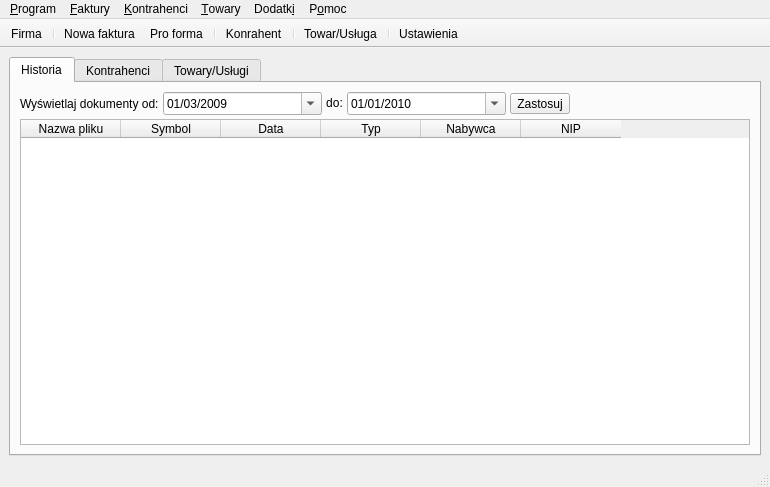
<?xml version="1.0" encoding="UTF-8"?>
<ui version="4.0">
 <author>moux</author>
 <class>MainWindow</class>
 <widget class="QMainWindow" name="MainWindow">
  <property name="geometry">
   <rect>
    <x>0</x>
    <y>0</y>
    <width>770</width>
    <height>487</height>
   </rect>
  </property>
  <property name="windowTitle">
   <string>QFaktury</string>
  </property>
  <property name="windowIcon">
   <iconset>
    <normaloff>.</normaloff>.</iconset>
  </property>
  <widget class="QWidget" name="widget">
   <layout class="QGridLayout" name="gridLayout_2">
    <item row="0" column="0">
     <widget class="QTabWidget" name="tabWidget2">
      <property name="tabPosition">
       <enum>QTabWidget::North</enum>
      </property>
      <property name="tabShape">
       <enum>QTabWidget::Rounded</enum>
      </property>
      <property name="currentIndex">
       <number>0</number>
      </property>
      <widget class="QWidget" name="tab1">
       <attribute name="title">
        <string>Historia</string>
       </attribute>
       <layout class="QGridLayout" name="gridLayout">
        <item row="0" column="0">
         <layout class="QHBoxLayout" name="horizontalLayout">
          <item>
           <widget class="QLabel" name="textLabel1">
            <property name="text">
             <string>Wyświetlaj dokumenty od:</string>
            </property>
            <property name="wordWrap">
             <bool>false</bool>
            </property>
           </widget>
          </item>
          <item>
           <widget class="QDateEdit" name="filtrStart">
            <property name="sizePolicy">
             <sizepolicy hsizetype="MinimumExpanding" vsizetype="Fixed">
              <horstretch>0</horstretch>
              <verstretch>0</verstretch>
             </sizepolicy>
            </property>
            <property name="focusPolicy">
             <enum>Qt::TabFocus</enum>
            </property>
            <property name="correctionMode">
             <enum>QAbstractSpinBox::CorrectToNearestValue</enum>
            </property>
            <property name="displayFormat">
             <string>dd/MM/yyyy</string>
            </property>
            <property name="calendarPopup">
             <bool>true</bool>
            </property>
            <property name="date">
             <date>
              <year>2009</year>
              <month>3</month>
              <day>1</day>
             </date>
            </property>
           </widget>
          </item>
          <item>
           <widget class="QLabel" name="textLabel2">
            <property name="sizePolicy">
             <sizepolicy hsizetype="Maximum" vsizetype="Maximum">
              <horstretch>40</horstretch>
              <verstretch>0</verstretch>
             </sizepolicy>
            </property>
            <property name="layoutDirection">
             <enum>Qt::LeftToRight</enum>
            </property>
            <property name="text">
             <string>do:</string>
            </property>
            <property name="alignment">
             <set>Qt::AlignCenter</set>
            </property>
            <property name="wordWrap">
             <bool>false</bool>
            </property>
           </widget>
          </item>
          <item>
           <widget class="QDateEdit" name="filtrEnd">
            <property name="sizePolicy">
             <sizepolicy hsizetype="MinimumExpanding" vsizetype="Fixed">
              <horstretch>0</horstretch>
              <verstretch>0</verstretch>
             </sizepolicy>
            </property>
            <property name="focusPolicy">
             <enum>Qt::TabFocus</enum>
            </property>
            <property name="wrapping">
             <bool>true</bool>
            </property>
            <property name="frame">
             <bool>true</bool>
            </property>
            <property name="displayFormat">
             <string>MM/dd/yyyy</string>
            </property>
            <property name="calendarPopup">
             <bool>true</bool>
            </property>
            <property name="date">
             <date>
              <year>2010</year>
              <month>1</month>
              <day>1</day>
             </date>
            </property>
           </widget>
          </item>
          <item>
           <widget class="QToolButton" name="applyFiltrBtn">
            <property name="text">
             <string>Zastosuj</string>
            </property>
           </widget>
          </item>
          <item>
           <spacer name="horizontalSpacer">
            <property name="orientation">
             <enum>Qt::Horizontal</enum>
            </property>
            <property name="sizeType">
             <enum>QSizePolicy::MinimumExpanding</enum>
            </property>
            <property name="sizeHint" stdset="0">
             <size>
              <width>180</width>
              <height>0</height>
             </size>
            </property>
           </spacer>
          </item>
         </layout>
        </item>
        <item row="1" column="0">
         <widget class="QTableWidget" name="tableH">
          <property name="contextMenuPolicy">
           <enum>Qt::CustomContextMenu</enum>
          </property>
          <property name="editTriggers">
           <set>QAbstractItemView::NoEditTriggers</set>
          </property>
          <property name="selectionMode">
           <enum>QAbstractItemView::SingleSelection</enum>
          </property>
          <property name="selectionBehavior">
           <enum>QAbstractItemView::SelectItems</enum>
          </property>
          <property name="sortingEnabled">
           <bool>false</bool>
          </property>
          <property name="cornerButtonEnabled">
           <bool>true</bool>
          </property>
          <property name="numRows" stdset="0">
           <number>0</number>
          </property>
          <property name="numCols" stdset="0">
           <number>6</number>
          </property>
          <property name="readOnly" stdset="0">
           <bool>true</bool>
          </property>
          <property name="sorting" stdset="0">
           <bool>true</bool>
          </property>
          <column>
           <property name="text">
            <string>Nazwa pliku</string>
           </property>
          </column>
          <column>
           <property name="text">
            <string>Symbol</string>
           </property>
          </column>
          <column>
           <property name="text">
            <string>Data</string>
           </property>
          </column>
          <column>
           <property name="text">
            <string>Typ</string>
           </property>
          </column>
          <column>
           <property name="text">
            <string>Nabywca</string>
           </property>
          </column>
          <column>
           <property name="text">
            <string>NIP</string>
           </property>
          </column>
         </widget>
        </item>
       </layout>
      </widget>
      <widget class="QWidget" name="tab2">
       <attribute name="title">
        <string>Kontrahenci</string>
       </attribute>
       <layout class="QGridLayout">
        <item row="0" column="0">
         <widget class="QTableWidget" name="tableK">
          <property name="contextMenuPolicy">
           <enum>Qt::CustomContextMenu</enum>
          </property>
          <property name="editTriggers">
           <set>QAbstractItemView::NoEditTriggers</set>
          </property>
          <property name="selectionMode">
           <enum>QAbstractItemView::SingleSelection</enum>
          </property>
          <property name="selectionBehavior">
           <enum>QAbstractItemView::SelectItems</enum>
          </property>
          <property name="numRows" stdset="0">
           <number>0</number>
          </property>
          <property name="numCols" stdset="0">
           <number>5</number>
          </property>
          <property name="readOnly" stdset="0">
           <bool>true</bool>
          </property>
          <property name="sorting" stdset="0">
           <bool>true</bool>
          </property>
          <column>
           <property name="text">
            <string>Nazwa</string>
           </property>
          </column>
          <column>
           <property name="text">
            <string>Typ</string>
           </property>
          </column>
          <column>
           <property name="text">
            <string>Miasto</string>
           </property>
          </column>
          <column>
           <property name="text">
            <string>Adres</string>
           </property>
          </column>
          <column>
           <property name="text">
            <string>Telefon</string>
           </property>
          </column>
         </widget>
        </item>
       </layout>
      </widget>
      <widget class="QWidget" name="TabPage">
       <attribute name="title">
        <string>Towary/Usługi</string>
       </attribute>
       <layout class="QGridLayout">
        <item row="0" column="0">
         <widget class="QTableWidget" name="tableT">
          <property name="contextMenuPolicy">
           <enum>Qt::CustomContextMenu</enum>
          </property>
          <property name="editTriggers">
           <set>QAbstractItemView::NoEditTriggers</set>
          </property>
          <property name="selectionMode">
           <enum>QAbstractItemView::SingleSelection</enum>
          </property>
          <property name="selectionBehavior">
           <enum>QAbstractItemView::SelectItems</enum>
          </property>
          <property name="numRows" stdset="0">
           <number>0</number>
          </property>
          <property name="numCols" stdset="0">
           <number>12</number>
          </property>
          <property name="readOnly" stdset="0">
           <bool>true</bool>
          </property>
          <property name="sorting" stdset="0">
           <bool>true</bool>
          </property>
          <column>
           <property name="text">
            <string>Index</string>
           </property>
          </column>
          <column>
           <property name="text">
            <string>Nazwa</string>
           </property>
          </column>
          <column>
           <property name="text">
            <string>Skrót</string>
           </property>
          </column>
          <column>
           <property name="text">
            <string>Kod</string>
           </property>
          </column>
          <column>
           <property name="text">
            <string>PKWiU</string>
           </property>
          </column>
          <column>
           <property name="text">
            <string>Typ</string>
           </property>
          </column>
          <column>
           <property name="text">
            <string>Jedn.</string>
           </property>
          </column>
          <column>
           <property name="text">
            <string>Netto1</string>
           </property>
          </column>
          <column>
           <property name="text">
            <string>Netto2</string>
           </property>
          </column>
          <column>
           <property name="text">
            <string>Netto3</string>
           </property>
          </column>
          <column>
           <property name="text">
            <string>Netto4</string>
           </property>
          </column>
          <column>
           <property name="text">
            <string>Stawka VAT</string>
           </property>
          </column>
         </widget>
        </item>
       </layout>
      </widget>
     </widget>
    </item>
   </layout>
  </widget>
  <widget class="QMenuBar" name="MenuBarEditor">
   <property name="geometry">
    <rect>
     <x>0</x>
     <y>0</y>
     <width>770</width>
     <height>19</height>
    </rect>
   </property>
   <widget class="QMenu" name="plikAct">
    <property name="title">
     <string>&amp;Program</string>
    </property>
    <addaction name="plikDane_firmyAction"/>
    <addaction name="plikUstawieniaAction"/>
    <addaction name="separator"/>
    <addaction name="plikExportEDIAction"/>
    <addaction name="plikExport_pdfAction"/>
    <addaction name="plikExport_XMLAction"/>
    <addaction name="plikImport_EDIAction"/>
    <addaction name="plikImport_XMLAction"/>
    <addaction name="plikKoniecAction"/>
   </widget>
   <widget class="QMenu" name="fakturyAct">
    <property name="title">
     <string>&amp;Faktury</string>
    </property>
    <addaction name="fakturyDodajAction"/>
    <addaction name="fakturyBruttoAction"/>
    <addaction name="fakturyRachunekAction"/>
    <addaction name="separator"/>
    <addaction name="fakturyPFormaAction"/>
    <addaction name="fakturyKorektaAction"/>
    <addaction name="fakturyDuplikatAction"/>
    <addaction name="separator"/>
    <addaction name="fakturyUsunAction"/>
    <addaction name="fakturyEdAction"/>
   </widget>
   <widget class="QMenu" name="kontrahenciAct">
    <property name="title">
     <string>&amp;Kontrahenci</string>
    </property>
    <addaction name="kontrahenciDodajAction"/>
    <addaction name="kontrahenciUsunAction"/>
    <addaction name="kontrahenciEdycjaAction"/>
   </widget>
   <widget class="QMenu" name="towaryAct">
    <property name="title">
     <string>&amp;Towary</string>
    </property>
    <addaction name="towaryDodajAction"/>
    <addaction name="towaryUsunAction"/>
    <addaction name="towaryEdycjaAction"/>
   </widget>
   <widget class="QMenu" name="pomocAct">
    <property name="title">
     <string>P&amp;omoc</string>
    </property>
    <addaction name="pomocPomocAction"/>
    <addaction name="actionBug"/>
    <addaction name="separator"/>
    <addaction name="pomocO_programieAction"/>
   </widget>
   <widget class="QMenu" name="menuPlugins">
    <property name="title">
     <string>Dodatk&amp;i</string>
    </property>
   </widget>
   <addaction name="plikAct"/>
   <addaction name="fakturyAct"/>
   <addaction name="kontrahenciAct"/>
   <addaction name="towaryAct"/>
   <addaction name="menuPlugins"/>
   <addaction name="pomocAct"/>
   <addaction name="separator"/>
  </widget>
  <widget class="QToolBar" name="toolBar">
   <property name="windowTitle">
    <string>toolBar</string>
   </property>
   <property name="movable">
    <bool>false</bool>
   </property>
   <property name="toolButtonStyle">
    <enum>Qt::ToolButtonTextBesideIcon</enum>
   </property>
   <property name="floatable">
    <bool>false</bool>
   </property>
   <attribute name="toolBarArea">
    <enum>TopToolBarArea</enum>
   </attribute>
   <attribute name="toolBarBreak">
    <bool>false</bool>
   </attribute>
   <addaction name="plikDane_firmyAction"/>
   <addaction name="separator"/>
   <addaction name="fakturyDodajAction"/>
   <addaction name="fakturyPFormaAction"/>
   <addaction name="separator"/>
   <addaction name="kontrahenciDodajAction"/>
   <addaction name="separator"/>
   <addaction name="towaryDodajAction"/>
   <addaction name="separator"/>
   <addaction name="plikUstawieniaAction"/>
  </widget>
  <widget class="QStatusBar" name="statusBar"/>
  <action name="plikDrukujAction">
   <property name="text">
    <string>Drukuj</string>
   </property>
   <property name="iconText">
    <string>Drukuj</string>
   </property>
   <property name="name" stdset="0">
    <string>plikDrukujAction</string>
   </property>
  </action>
  <action name="fakturyUsunAction">
   <property name="icon">
    <iconset resource="../qfaktury.qrc">
     <normaloff>:/res/icons/usun_fakture.png</normaloff>:/res/icons/usun_fakture.png</iconset>
   </property>
   <property name="text">
    <string>Usuń</string>
   </property>
   <property name="iconText">
    <string>Usuń</string>
   </property>
   <property name="shortcut">
    <string>U</string>
   </property>
   <property name="name" stdset="0">
    <string>fakturyUsunAction</string>
   </property>
  </action>
  <action name="fakturyDodajAction">
   <property name="icon">
    <iconset resource="../qfaktury.qrc">
     <normaloff>:/res/icons/nowa_faktura.png</normaloff>:/res/icons/nowa_faktura.png</iconset>
   </property>
   <property name="text">
    <string>Faktura VAT</string>
   </property>
   <property name="iconText">
    <string>Nowa faktura</string>
   </property>
   <property name="shortcut">
    <string>F</string>
   </property>
   <property name="name" stdset="0">
    <string>fakturyDodajAction</string>
   </property>
  </action>
  <action name="kontrahenciDodajAction">
   <property name="icon">
    <iconset resource="../qfaktury.qrc">
     <normaloff>:/res/icons/dodaj_kontrahentow.png</normaloff>:/res/icons/dodaj_kontrahentow.png</iconset>
   </property>
   <property name="text">
    <string>Dodaj</string>
   </property>
   <property name="iconText">
    <string>Konrahent</string>
   </property>
   <property name="shortcut">
    <string>Ctrl+K</string>
   </property>
   <property name="name" stdset="0">
    <string>kontrahenciDodajAction</string>
   </property>
  </action>
  <action name="kontrahenciUsunAction">
   <property name="icon">
    <iconset resource="../qfaktury.qrc">
     <normaloff>:/res/icons/usun_kontrahentow.png</normaloff>:/res/icons/usun_kontrahentow.png</iconset>
   </property>
   <property name="text">
    <string>Usuń</string>
   </property>
   <property name="iconText">
    <string>Usuń</string>
   </property>
   <property name="shortcut">
    <string>Ctrl+D</string>
   </property>
   <property name="name" stdset="0">
    <string>kontrahenciUsunAction</string>
   </property>
  </action>
  <action name="kontrahenciEdycjaAction">
   <property name="icon">
    <iconset resource="../qfaktury.qrc">
     <normaloff>:/res/icons/edytuj_kontrahentow.png</normaloff>:/res/icons/edytuj_kontrahentow.png</iconset>
   </property>
   <property name="text">
    <string>Edycja</string>
   </property>
   <property name="iconText">
    <string>Edycja</string>
   </property>
   <property name="shortcut">
    <string>Ctrl+E</string>
   </property>
   <property name="name" stdset="0">
    <string>kontrahenciEdycjaAction</string>
   </property>
  </action>
  <action name="pomocO_QtAction">
   <property name="icon">
    <iconset resource="../qfaktury.qrc">
     <normaloff>:/res/icons/pomoc.png</normaloff>:/res/icons/pomoc.png</iconset>
   </property>
   <property name="text">
    <string>O Qt</string>
   </property>
   <property name="iconText">
    <string>O &amp;Qt</string>
   </property>
   <property name="name" stdset="0">
    <string>pomocO_QtAction</string>
   </property>
  </action>
  <action name="plikKoniecAction">
   <property name="icon">
    <iconset resource="../qfaktury.qrc">
     <normaloff>:/res/icons/koniec.png</normaloff>:/res/icons/koniec.png</iconset>
   </property>
   <property name="text">
    <string>Koniec</string>
   </property>
   <property name="iconText">
    <string>Koniec</string>
   </property>
   <property name="shortcut">
    <string>Q</string>
   </property>
   <property name="name" stdset="0">
    <string>plikKoniecAction</string>
   </property>
  </action>
  <action name="fakturyEdAction">
   <property name="icon">
    <iconset resource="../qfaktury.qrc">
     <normaloff>:/res/icons/edytuj_fakture.png</normaloff>:/res/icons/edytuj_fakture.png</iconset>
   </property>
   <property name="text">
    <string>Edytuj</string>
   </property>
   <property name="iconText">
    <string>Edytuj</string>
   </property>
   <property name="shortcut">
    <string>E</string>
   </property>
   <property name="name" stdset="0">
    <string>fakturyEdAction</string>
   </property>
  </action>
  <action name="plikDane_firmyAction">
   <property name="icon">
    <iconset resource="../qfaktury.qrc">
     <normaloff>:/res/icons/dane_firmy.png</normaloff>:/res/icons/dane_firmy.png</iconset>
   </property>
   <property name="text">
    <string>Dane firmy</string>
   </property>
   <property name="iconText">
    <string>Firma</string>
   </property>
   <property name="shortcut">
    <string>Ctrl+I</string>
   </property>
   <property name="iconVisibleInMenu">
    <bool>true</bool>
   </property>
   <property name="name" stdset="0">
    <string>plikDane_firmyAction</string>
   </property>
  </action>
  <action name="przelewyDrukuj_Action">
   <property name="text">
    <string>Drukuj </string>
   </property>
   <property name="iconText">
    <string>Drukuj </string>
   </property>
   <property name="shortcut">
    <string>F2</string>
   </property>
   <property name="name" stdset="0">
    <string>przelewyDrukuj_Action</string>
   </property>
  </action>
  <action name="pomocO_programieAction">
   <property name="text">
    <string>O programie</string>
   </property>
   <property name="iconText">
    <string>O programie</string>
   </property>
   <property name="name" stdset="0">
    <string>pomocO_programieAction</string>
   </property>
  </action>
  <action name="plikUstawieniaAction">
   <property name="icon">
    <iconset resource="../qfaktury.qrc">
     <normaloff>:/res/icons/ustawienia.png</normaloff>:/res/icons/ustawienia.png</iconset>
   </property>
   <property name="text">
    <string>Ustawienia</string>
   </property>
   <property name="iconText">
    <string>Ustawienia</string>
   </property>
   <property name="shortcut">
    <string>Ctrl+Shift+U</string>
   </property>
   <property name="name" stdset="0">
    <string>plikUstawieniaAction</string>
   </property>
  </action>
  <action name="przelewyZUS">
   <property name="icon">
    <iconset>
     <normaloff>image10</normaloff>image10</iconset>
   </property>
   <property name="text">
    <string>Nowy (ZUS)</string>
   </property>
   <property name="iconText">
    <string>Nowy (ZUS)</string>
   </property>
   <property name="name" stdset="0">
    <string>przelewyZUS</string>
   </property>
  </action>
  <action name="przelewyUSAction">
   <property name="icon">
    <iconset>
     <normaloff>image11</normaloff>image11</iconset>
   </property>
   <property name="text">
    <string>Nowy (US)</string>
   </property>
   <property name="iconText">
    <string>Nowy (US)</string>
   </property>
   <property name="name" stdset="0">
    <string>przelewyUSAction</string>
   </property>
  </action>
  <action name="pomocPomocAction">
   <property name="text">
    <string>Strona programu</string>
   </property>
   <property name="iconText">
    <string>Strona programu</string>
   </property>
   <property name="shortcut">
    <string>F1</string>
   </property>
   <property name="name" stdset="0">
    <string>pomocPomocAction</string>
   </property>
  </action>
  <action name="separatornew_itemAction">
   <property name="text">
    <string>new item</string>
   </property>
   <property name="iconText">
    <string>new item</string>
   </property>
   <property name="name" stdset="0">
    <string>separatornew_itemAction</string>
   </property>
  </action>
  <action name="towaryEdycjaAction">
   <property name="icon">
    <iconset resource="../qfaktury.qrc">
     <normaloff>:/res/icons/edytuj_towar.png</normaloff>:/res/icons/edytuj_towar.png</iconset>
   </property>
   <property name="text">
    <string>Edycja</string>
   </property>
   <property name="iconText">
    <string>Edycja</string>
   </property>
   <property name="shortcut">
    <string>Ctrl+M</string>
   </property>
   <property name="name" stdset="0">
    <string>towaryEdycjaAction</string>
   </property>
  </action>
  <action name="towaryUsunAction">
   <property name="icon">
    <iconset resource="../qfaktury.qrc">
     <normaloff>:/res/icons/usun_towar.png</normaloff>:/res/icons/usun_towar.png</iconset>
   </property>
   <property name="text">
    <string>Usuń</string>
   </property>
   <property name="iconText">
    <string>Usuń</string>
   </property>
   <property name="shortcut">
    <string>Ctrl+U</string>
   </property>
   <property name="name" stdset="0">
    <string>towaryUsunAction</string>
   </property>
  </action>
  <action name="towaryDodajAction">
   <property name="icon">
    <iconset resource="../qfaktury.qrc">
     <normaloff>:/res/icons/dodaj_towar.png</normaloff>:/res/icons/dodaj_towar.png</iconset>
   </property>
   <property name="text">
    <string>Dodaj</string>
   </property>
   <property name="iconText">
    <string>Towar/Usługa</string>
   </property>
   <property name="shortcut">
    <string>Ctrl+T</string>
   </property>
   <property name="name" stdset="0">
    <string>towaryDodajAction</string>
   </property>
  </action>
  <action name="plikExportEDIAction">
   <property name="text">
    <string>Export do EDI</string>
   </property>
   <property name="iconText">
    <string>Export do EDI</string>
   </property>
   <property name="visible">
    <bool>false</bool>
   </property>
   <property name="name" stdset="0">
    <string>plikExportEDIAction</string>
   </property>
  </action>
  <action name="plikExport_pdfAction">
   <property name="text">
    <string>Export do PDF</string>
   </property>
   <property name="iconText">
    <string>Export do PDF</string>
   </property>
   <property name="visible">
    <bool>false</bool>
   </property>
   <property name="name" stdset="0">
    <string>plikExport_pdfAction</string>
   </property>
  </action>
  <action name="plikExport_XMLAction">
   <property name="text">
    <string>Export do XML</string>
   </property>
   <property name="iconText">
    <string>Export do XML</string>
   </property>
   <property name="visible">
    <bool>false</bool>
   </property>
   <property name="name" stdset="0">
    <string>plikExport_XMLAction</string>
   </property>
  </action>
  <action name="plikImport_EDIAction">
   <property name="text">
    <string>Import EDI</string>
   </property>
   <property name="iconText">
    <string>Import EDI</string>
   </property>
   <property name="visible">
    <bool>false</bool>
   </property>
   <property name="name" stdset="0">
    <string>plikImport_EDIAction</string>
   </property>
  </action>
  <action name="plikImport_XMLAction">
   <property name="text">
    <string>Import XML</string>
   </property>
   <property name="iconText">
    <string>Import XML</string>
   </property>
   <property name="visible">
    <bool>false</bool>
   </property>
   <property name="name" stdset="0">
    <string>plikImport_XMLAction</string>
   </property>
  </action>
  <action name="fakturyKorektaAction">
   <property name="icon">
    <iconset resource="../qfaktury.qrc">
     <normaloff>:/res/icons/nowa_korekta.png</normaloff>:/res/icons/nowa_korekta.png</iconset>
   </property>
   <property name="text">
    <string>Faktura korygująca</string>
   </property>
   <property name="iconText">
    <string>Nowa korekta</string>
   </property>
   <property name="shortcut">
    <string>K</string>
   </property>
   <property name="name" stdset="0">
    <string>fakturyKorektaAction</string>
   </property>
  </action>
  <action name="fakturyPFormaAction">
   <property name="icon">
    <iconset resource="../qfaktury.qrc">
     <normaloff>:/res/icons/nowa_proforma.png</normaloff>:/res/icons/nowa_proforma.png</iconset>
   </property>
   <property name="text">
    <string>Faktura Pro Forma</string>
   </property>
   <property name="iconText">
    <string>Pro forma</string>
   </property>
   <property name="shortcut">
    <string>P</string>
   </property>
   <property name="name" stdset="0">
    <string>fakturyPFormaAction</string>
   </property>
  </action>
  <action name="nextPageAction">
   <property name="iconText">
    <string>Action</string>
   </property>
   <property name="shortcut">
    <string>Ctrl+PgDown</string>
   </property>
   <property name="name" stdset="0">
    <string>nextPageAction</string>
   </property>
  </action>
  <action name="prevPageAction">
   <property name="iconText">
    <string>Action_2</string>
   </property>
   <property name="shortcut">
    <string>Ctrl+PgUp</string>
   </property>
   <property name="name" stdset="0">
    <string>prevPageAction</string>
   </property>
  </action>
  <action name="actionBug">
   <property name="text">
    <string>Zgłoś błąd</string>
   </property>
  </action>
  <action name="fakturyDuplikatAction">
   <property name="icon">
    <iconset resource="../qfaktury.qrc">
     <normaloff>:/res/icons/nowa_duplikat.png</normaloff>:/res/icons/nowa_duplikat.png</iconset>
   </property>
   <property name="text">
    <string>Duplikat faktury</string>
   </property>
   <property name="shortcut">
    <string>D</string>
   </property>
  </action>
  <action name="fakturyBruttoAction">
   <property name="icon">
    <iconset resource="../qfaktury.qrc">
     <normaloff>:/res/icons/nowa_brutto.png</normaloff>:/res/icons/nowa_brutto.png</iconset>
   </property>
   <property name="text">
    <string>Faktura Brutto</string>
   </property>
   <property name="shortcut">
    <string>B</string>
   </property>
  </action>
  <action name="fakturyRachunekAction">
   <property name="icon">
    <iconset resource="../qfaktury.qrc">
     <normaloff>:/res/icons/nowa_rachunek.png</normaloff>:/res/icons/nowa_rachunek.png</iconset>
   </property>
   <property name="text">
    <string>Rachunek</string>
   </property>
   <property name="shortcut">
    <string>R</string>
   </property>
  </action>
 </widget>
 <layoutdefault spacing="4" margin="9"/>
 <tabstops>
  <tabstop>tabWidget2</tabstop>
  <tabstop>applyFiltrBtn</tabstop>
  <tabstop>tableH</tabstop>
  <tabstop>filtrStart</tabstop>
  <tabstop>filtrEnd</tabstop>
  <tabstop>tableK</tabstop>
  <tabstop>tableT</tabstop>
 </tabstops>
 <resources>
  <include location="../qfaktury.qrc"/>
 </resources>
 <connections/>
</ui>
